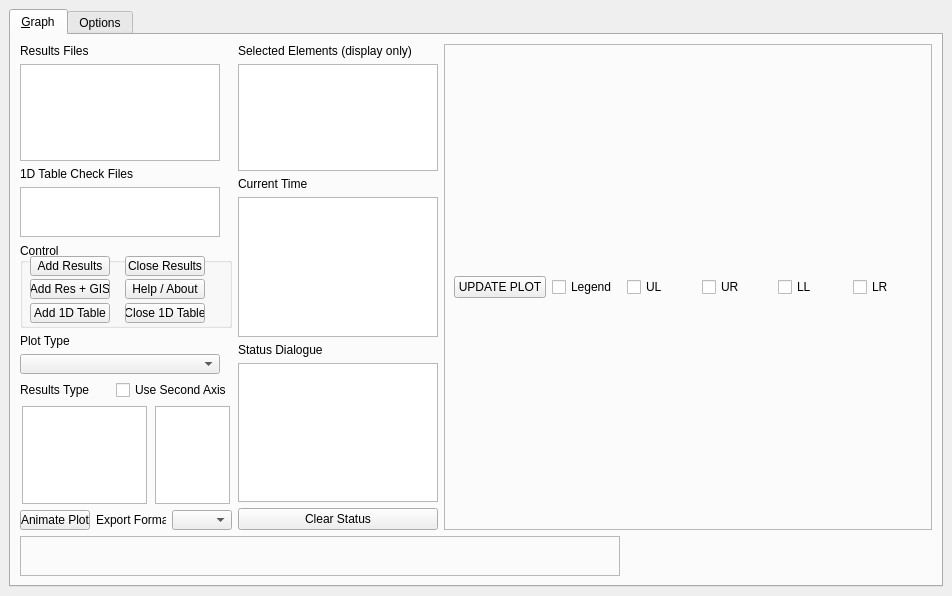
<?xml version="1.0" encoding="UTF-8"?>
<ui version="4.0">
 <class>tuflowqgis_TuPlot</class>
 <widget class="QDockWidget" name="tuflowqgis_TuPlot">
  <property name="geometry">
   <rect>
    <x>0</x>
    <y>0</y>
    <width>952</width>
    <height>596</height>
   </rect>
  </property>
  <property name="windowTitle">
   <string>TuPlot</string>
  </property>
  <widget class="QWidget" name="dockWidgetContents">
   <property name="sizePolicy">
    <sizepolicy hsizetype="Expanding" vsizetype="Expanding">
     <horstretch>0</horstretch>
     <verstretch>0</verstretch>
    </sizepolicy>
   </property>
   <layout class="QVBoxLayout" name="verticalLayout_3">
    <item>
     <widget class="QTabWidget" name="tabWidget">
      <property name="autoFillBackground">
       <bool>true</bool>
      </property>
      <property name="tabPosition">
       <enum>QTabWidget::North</enum>
      </property>
      <property name="tabShape">
       <enum>QTabWidget::Rounded</enum>
      </property>
      <property name="currentIndex">
       <number>0</number>
      </property>
      <property name="elideMode">
       <enum>Qt::ElideNone</enum>
      </property>
      <property name="usesScrollButtons">
       <bool>true</bool>
      </property>
      <widget class="QWidget" name="tab_1">
       <property name="sizePolicy">
        <sizepolicy hsizetype="Expanding" vsizetype="Expanding">
         <horstretch>0</horstretch>
         <verstretch>0</verstretch>
        </sizepolicy>
       </property>
       <attribute name="title">
        <string>&amp;Graph</string>
       </attribute>
       <layout class="QGridLayout">
        <item row="1" column="0">
         <layout class="QHBoxLayout" name="_2">
          <item>
           <layout class="QGridLayout" name="gridLayout_3">
            <property name="sizeConstraint">
             <enum>QLayout::SetMaximumSize</enum>
            </property>
            <item row="0" column="0">
             <widget class="QLabel" name="label1">
              <property name="sizePolicy">
               <sizepolicy hsizetype="Fixed" vsizetype="Preferred">
                <horstretch>0</horstretch>
                <verstretch>0</verstretch>
               </sizepolicy>
              </property>
              <property name="text">
               <string>Results Files</string>
              </property>
             </widget>
            </item>
            <item row="1" column="0">
             <widget class="QListWidget" name="ResList">
              <property name="sizePolicy">
               <sizepolicy hsizetype="Expanding" vsizetype="Expanding">
                <horstretch>0</horstretch>
                <verstretch>0</verstretch>
               </sizepolicy>
              </property>
              <property name="minimumSize">
               <size>
                <width>200</width>
                <height>0</height>
               </size>
              </property>
              <property name="maximumSize">
               <size>
                <width>200</width>
                <height>200</height>
               </size>
              </property>
              <property name="selectionMode">
               <enum>QAbstractItemView::ExtendedSelection</enum>
              </property>
             </widget>
            </item>
            <item row="2" column="0">
             <widget class="QLabel" name="label_4">
              <property name="text">
               <string>1D Table Check Files</string>
              </property>
             </widget>
            </item>
            <item row="3" column="0">
             <widget class="QListWidget" name="HydPropList">
              <property name="minimumSize">
               <size>
                <width>200</width>
                <height>50</height>
               </size>
              </property>
              <property name="maximumSize">
               <size>
                <width>200</width>
                <height>75</height>
               </size>
              </property>
              <property name="selectionMode">
               <enum>QAbstractItemView::ExtendedSelection</enum>
              </property>
             </widget>
            </item>
            <item row="4" column="0">
             <widget class="QGroupBox" name="Control">
              <property name="minimumSize">
               <size>
                <width>20</width>
                <height>85</height>
               </size>
              </property>
              <property name="maximumSize">
               <size>
                <width>250</width>
                <height>16777215</height>
               </size>
              </property>
              <property name="title">
               <string>Control</string>
              </property>
              <widget class="QPushButton" name="CloseRes">
               <property name="geometry">
                <rect>
                 <x>105</x>
                 <y>13</y>
                 <width>80</width>
                 <height>20</height>
                </rect>
               </property>
               <property name="sizePolicy">
                <sizepolicy hsizetype="Expanding" vsizetype="Fixed">
                 <horstretch>0</horstretch>
                 <verstretch>0</verstretch>
                </sizepolicy>
               </property>
               <property name="minimumSize">
                <size>
                 <width>50</width>
                 <height>20</height>
                </size>
               </property>
               <property name="maximumSize">
                <size>
                 <width>80</width>
                 <height>40</height>
                </size>
               </property>
               <property name="text">
                <string>Close Results</string>
               </property>
               <property name="autoRepeat">
                <bool>false</bool>
               </property>
               <property name="autoDefault">
                <bool>false</bool>
               </property>
               <property name="default">
                <bool>false</bool>
               </property>
               <property name="flat">
                <bool>false</bool>
               </property>
              </widget>
              <widget class="QPushButton" name="AddRes">
               <property name="geometry">
                <rect>
                 <x>10</x>
                 <y>13</y>
                 <width>80</width>
                 <height>20</height>
                </rect>
               </property>
               <property name="sizePolicy">
                <sizepolicy hsizetype="Expanding" vsizetype="Fixed">
                 <horstretch>0</horstretch>
                 <verstretch>0</verstretch>
                </sizepolicy>
               </property>
               <property name="minimumSize">
                <size>
                 <width>50</width>
                 <height>20</height>
                </size>
               </property>
               <property name="maximumSize">
                <size>
                 <width>80</width>
                 <height>40</height>
                </size>
               </property>
               <property name="text">
                <string>Add Results</string>
               </property>
              </widget>
              <widget class="QPushButton" name="pbAddRes_GIS">
               <property name="geometry">
                <rect>
                 <x>10</x>
                 <y>36</y>
                 <width>80</width>
                 <height>20</height>
                </rect>
               </property>
               <property name="text">
                <string>Add Res + GIS</string>
               </property>
              </widget>
              <widget class="QPushButton" name="pbHelp">
               <property name="geometry">
                <rect>
                 <x>105</x>
                 <y>36</y>
                 <width>80</width>
                 <height>20</height>
                </rect>
               </property>
               <property name="text">
                <string>Help / About</string>
               </property>
              </widget>
              <widget class="QPushButton" name="AddHydTab">
               <property name="geometry">
                <rect>
                 <x>10</x>
                 <y>60</y>
                 <width>80</width>
                 <height>20</height>
                </rect>
               </property>
               <property name="sizePolicy">
                <sizepolicy hsizetype="Expanding" vsizetype="Fixed">
                 <horstretch>0</horstretch>
                 <verstretch>0</verstretch>
                </sizepolicy>
               </property>
               <property name="minimumSize">
                <size>
                 <width>80</width>
                 <height>20</height>
                </size>
               </property>
               <property name="maximumSize">
                <size>
                 <width>20</width>
                 <height>40</height>
                </size>
               </property>
               <property name="text">
                <string>Add 1D Table</string>
               </property>
              </widget>
              <widget class="QPushButton" name="CloseHydTab">
               <property name="geometry">
                <rect>
                 <x>105</x>
                 <y>60</y>
                 <width>80</width>
                 <height>20</height>
                </rect>
               </property>
               <property name="sizePolicy">
                <sizepolicy hsizetype="Expanding" vsizetype="Fixed">
                 <horstretch>0</horstretch>
                 <verstretch>0</verstretch>
                </sizepolicy>
               </property>
               <property name="minimumSize">
                <size>
                 <width>80</width>
                 <height>20</height>
                </size>
               </property>
               <property name="maximumSize">
                <size>
                 <width>80</width>
                 <height>40</height>
                </size>
               </property>
               <property name="text">
                <string>Close 1D Table</string>
               </property>
              </widget>
             </widget>
            </item>
            <item row="5" column="0">
             <widget class="QLabel" name="label3">
              <property name="maximumSize">
               <size>
                <width>300</width>
                <height>20</height>
               </size>
              </property>
              <property name="text">
               <string>Plot Type</string>
              </property>
             </widget>
            </item>
            <item row="6" column="0">
             <widget class="QComboBox" name="locationDrop">
              <property name="maximumSize">
               <size>
                <width>200</width>
                <height>20</height>
               </size>
              </property>
             </widget>
            </item>
            <item row="7" column="0">
             <layout class="QHBoxLayout" name="horizontalLayout_2">
              <item>
               <widget class="QLabel" name="label4">
                <property name="maximumSize">
                 <size>
                  <width>300</width>
                  <height>20</height>
                 </size>
                </property>
                <property name="text">
                 <string>Results Type</string>
                </property>
               </widget>
              </item>
              <item>
               <widget class="QCheckBox" name="cb2ndAxis">
                <property name="maximumSize">
                 <size>
                  <width>16777215</width>
                  <height>20</height>
                 </size>
                </property>
                <property name="text">
                 <string>Use Second Axis</string>
                </property>
               </widget>
              </item>
             </layout>
            </item>
            <item row="8" column="0">
             <layout class="QHBoxLayout" name="horizontalLayout">
              <item>
               <widget class="QListWidget" name="ResTypeList">
                <property name="sizePolicy">
                 <sizepolicy hsizetype="Expanding" vsizetype="Expanding">
                  <horstretch>0</horstretch>
                  <verstretch>0</verstretch>
                 </sizepolicy>
                </property>
                <property name="minimumSize">
                 <size>
                  <width>10</width>
                  <height>60</height>
                 </size>
                </property>
                <property name="maximumSize">
                 <size>
                  <width>125</width>
                  <height>300</height>
                 </size>
                </property>
                <property name="selectionMode">
                 <enum>QAbstractItemView::ExtendedSelection</enum>
                </property>
               </widget>
              </item>
              <item>
               <widget class="QListWidget" name="ResTypeList_ax2">
                <property name="enabled">
                 <bool>true</bool>
                </property>
                <property name="maximumSize">
                 <size>
                  <width>75</width>
                  <height>300</height>
                 </size>
                </property>
                <property name="selectionMode">
                 <enum>QAbstractItemView::ExtendedSelection</enum>
                </property>
               </widget>
              </item>
             </layout>
            </item>
            <item row="9" column="0">
             <layout class="QHBoxLayout" name="horizontalLayout_5" stretch="0,0,0">
              <item>
               <widget class="QPushButton" name="pbAnimatePlot">
                <property name="sizePolicy">
                 <sizepolicy hsizetype="Expanding" vsizetype="Fixed">
                  <horstretch>0</horstretch>
                  <verstretch>0</verstretch>
                 </sizepolicy>
                </property>
                <property name="minimumSize">
                 <size>
                  <width>50</width>
                  <height>20</height>
                 </size>
                </property>
                <property name="maximumSize">
                 <size>
                  <width>70</width>
                  <height>40</height>
                 </size>
                </property>
                <property name="text">
                 <string>Animate Plot</string>
                </property>
               </widget>
              </item>
              <item>
               <widget class="QLabel" name="label_3">
                <property name="maximumSize">
                 <size>
                  <width>70</width>
                  <height>20</height>
                 </size>
                </property>
                <property name="text">
                 <string>Export Format</string>
                </property>
               </widget>
              </item>
              <item>
               <widget class="QComboBox" name="dropExportExt">
                <property name="maximumSize">
                 <size>
                  <width>60</width>
                  <height>20</height>
                 </size>
                </property>
               </widget>
              </item>
             </layout>
            </item>
           </layout>
          </item>
          <item>
           <layout class="QGridLayout" name="gridLayout_2">
            <item row="0" column="0">
             <widget class="QLabel" name="label5">
              <property name="text">
               <string>Selected Elements (display only)</string>
              </property>
             </widget>
            </item>
            <item row="1" column="0">
             <widget class="QListWidget" name="IDList">
              <property name="sizePolicy">
               <sizepolicy hsizetype="Expanding" vsizetype="Expanding">
                <horstretch>0</horstretch>
                <verstretch>0</verstretch>
               </sizepolicy>
              </property>
              <property name="minimumSize">
               <size>
                <width>5</width>
                <height>0</height>
               </size>
              </property>
              <property name="maximumSize">
               <size>
                <width>200</width>
                <height>160</height>
               </size>
              </property>
              <property name="selectionMode">
               <enum>QAbstractItemView::ExtendedSelection</enum>
              </property>
             </widget>
            </item>
            <item row="2" column="0">
             <widget class="QLabel" name="label6">
              <property name="text">
               <string>Current Time</string>
              </property>
             </widget>
            </item>
            <item row="3" column="0">
             <widget class="QListWidget" name="listTime">
              <property name="minimumSize">
               <size>
                <width>5</width>
                <height>0</height>
               </size>
              </property>
              <property name="maximumSize">
               <size>
                <width>200</width>
                <height>16777215</height>
               </size>
              </property>
             </widget>
            </item>
            <item row="4" column="0">
             <widget class="QLabel" name="label">
              <property name="text">
               <string>Status Dialogue</string>
              </property>
             </widget>
            </item>
            <item row="5" column="0">
             <widget class="QListWidget" name="lwStatus">
              <property name="minimumSize">
               <size>
                <width>5</width>
                <height>0</height>
               </size>
              </property>
              <property name="maximumSize">
               <size>
                <width>200</width>
                <height>16777215</height>
               </size>
              </property>
             </widget>
            </item>
            <item row="6" column="0">
             <widget class="QPushButton" name="pbClearStatus">
              <property name="maximumSize">
               <size>
                <width>200</width>
                <height>16777215</height>
               </size>
              </property>
              <property name="text">
               <string>Clear Status</string>
              </property>
             </widget>
            </item>
           </layout>
          </item>
          <item>
           <layout class="QGridLayout" name="gridLayout">
            <item row="0" column="0">
             <widget class="QFrame" name="frame_for_plot">
              <property name="sizePolicy">
               <sizepolicy hsizetype="Preferred" vsizetype="Preferred">
                <horstretch>0</horstretch>
                <verstretch>0</verstretch>
               </sizepolicy>
              </property>
              <property name="minimumSize">
               <size>
                <width>150</width>
                <height>0</height>
               </size>
              </property>
              <property name="frameShape">
               <enum>QFrame::StyledPanel</enum>
              </property>
              <property name="frameShadow">
               <enum>QFrame::Raised</enum>
              </property>
              <layout class="QVBoxLayout" name="verticalLayout_9">
               <property name="rightMargin">
                <number>9</number>
               </property>
               <item>
                <layout class="QGridLayout" name="gridLayout_4">
                 <item row="0" column="0">
                  <widget class="QPushButton" name="pbUpdate">
                   <property name="text">
                    <string>UPDATE PLOT</string>
                   </property>
                  </widget>
                 </item>
                 <item row="0" column="1">
                  <widget class="QCheckBox" name="cbShowLegend">
                   <property name="text">
                    <string>Legend</string>
                   </property>
                  </widget>
                 </item>
                 <item row="0" column="2">
                  <widget class="QCheckBox" name="cbLegendUL">
                   <property name="text">
                    <string>UL</string>
                   </property>
                  </widget>
                 </item>
                 <item row="0" column="3">
                  <widget class="QCheckBox" name="cbLegendUR">
                   <property name="text">
                    <string>UR</string>
                   </property>
                  </widget>
                 </item>
                 <item row="0" column="4">
                  <widget class="QCheckBox" name="cbLegendLL">
                   <property name="text">
                    <string>LL</string>
                   </property>
                  </widget>
                 </item>
                 <item row="0" column="5">
                  <widget class="QCheckBox" name="cbLegendLR">
                   <property name="text">
                    <string>LR</string>
                   </property>
                  </widget>
                 </item>
                </layout>
               </item>
              </layout>
             </widget>
            </item>
           </layout>
          </item>
         </layout>
        </item>
        <item row="2" column="0" alignment="Qt::AlignLeft">
         <widget class="QFrame" name="frame_for_toolbar">
          <property name="sizePolicy">
           <sizepolicy hsizetype="Expanding" vsizetype="Fixed">
            <horstretch>0</horstretch>
            <verstretch>0</verstretch>
           </sizepolicy>
          </property>
          <property name="minimumSize">
           <size>
            <width>600</width>
            <height>40</height>
           </size>
          </property>
          <property name="maximumSize">
           <size>
            <width>16777215</width>
            <height>40</height>
           </size>
          </property>
          <property name="frameShape">
           <enum>QFrame::StyledPanel</enum>
          </property>
          <property name="frameShadow">
           <enum>QFrame::Raised</enum>
          </property>
         </widget>
        </item>
       </layout>
      </widget>
      <widget class="QWidget" name="tab_Options">
       <attribute name="title">
        <string>Options</string>
       </attribute>
       <widget class="QWidget" name="verticalLayoutWidget">
        <property name="geometry">
         <rect>
          <x>0</x>
          <y>10</y>
          <width>268</width>
          <height>199</height>
         </rect>
        </property>
        <layout class="QVBoxLayout" name="verticalLayout_4">
         <item>
          <widget class="QCheckBox" name="cbDeactivate">
           <property name="maximumSize">
            <size>
             <width>600</width>
             <height>40</height>
            </size>
           </property>
           <property name="text">
            <string>Deactivate Viewer</string>
           </property>
          </widget>
         </item>
         <item>
          <widget class="QCheckBox" name="cbXSRoughness">
           <property name="sizePolicy">
            <sizepolicy hsizetype="Expanding" vsizetype="Fixed">
             <horstretch>0</horstretch>
             <verstretch>0</verstretch>
            </sizepolicy>
           </property>
           <property name="minimumSize">
            <size>
             <width>80</width>
             <height>0</height>
            </size>
           </property>
           <property name="maximumSize">
            <size>
             <width>600</width>
             <height>40</height>
            </size>
           </property>
           <property name="text">
            <string>Display Roughness (Cross-section only)</string>
           </property>
          </widget>
         </item>
         <item>
          <widget class="QCheckBox" name="cbForceXS">
           <property name="text">
            <string>Force Cross Section Layer (ignore attribute check)</string>
           </property>
          </widget>
         </item>
         <item>
          <widget class="QCheckBox" name="cbForceRes">
           <property name="text">
            <string>Force Results Layer (ignore attribute check)</string>
           </property>
          </widget>
         </item>
         <item>
          <widget class="QCheckBox" name="cbCalcMedian">
           <property name="sizePolicy">
            <sizepolicy hsizetype="Expanding" vsizetype="Fixed">
             <horstretch>0</horstretch>
             <verstretch>0</verstretch>
            </sizepolicy>
           </property>
           <property name="minimumSize">
            <size>
             <width>80</width>
             <height>0</height>
            </size>
           </property>
           <property name="maximumSize">
            <size>
             <width>600</width>
             <height>40</height>
            </size>
           </property>
           <property name="text">
            <string>Show Median Event (Time-series Only)</string>
           </property>
          </widget>
         </item>
         <item>
          <widget class="QCheckBox" name="cbCalcMean">
           <property name="sizePolicy">
            <sizepolicy hsizetype="Expanding" vsizetype="Fixed">
             <horstretch>0</horstretch>
             <verstretch>0</verstretch>
            </sizepolicy>
           </property>
           <property name="minimumSize">
            <size>
             <width>80</width>
             <height>0</height>
            </size>
           </property>
           <property name="maximumSize">
            <size>
             <width>600</width>
             <height>40</height>
            </size>
           </property>
           <property name="text">
            <string>Show Mean Event (Time-series Only)</string>
           </property>
          </widget>
         </item>
         <item>
          <widget class="QLabel" name="label_2">
           <property name="text">
            <string>Mean Event Method</string>
           </property>
          </widget>
         </item>
         <item>
          <widget class="QCheckBox" name="cbMeanAbove">
           <property name="sizePolicy">
            <sizepolicy hsizetype="Expanding" vsizetype="Fixed">
             <horstretch>0</horstretch>
             <verstretch>0</verstretch>
            </sizepolicy>
           </property>
           <property name="minimumSize">
            <size>
             <width>80</width>
             <height>0</height>
            </size>
           </property>
           <property name="maximumSize">
            <size>
             <width>600</width>
             <height>40</height>
            </size>
           </property>
           <property name="text">
            <string>Event Above</string>
           </property>
           <property name="checked">
            <bool>true</bool>
           </property>
          </widget>
         </item>
         <item>
          <widget class="QCheckBox" name="cbMeanClosest">
           <property name="sizePolicy">
            <sizepolicy hsizetype="Expanding" vsizetype="Fixed">
             <horstretch>0</horstretch>
             <verstretch>0</verstretch>
            </sizepolicy>
           </property>
           <property name="minimumSize">
            <size>
             <width>80</width>
             <height>0</height>
            </size>
           </property>
           <property name="maximumSize">
            <size>
             <width>600</width>
             <height>40</height>
            </size>
           </property>
           <property name="text">
            <string>Event Closest</string>
           </property>
          </widget>
         </item>
        </layout>
       </widget>
      </widget>
     </widget>
    </item>
   </layout>
  </widget>
 </widget>
 <resources/>
 <connections/>
</ui>
